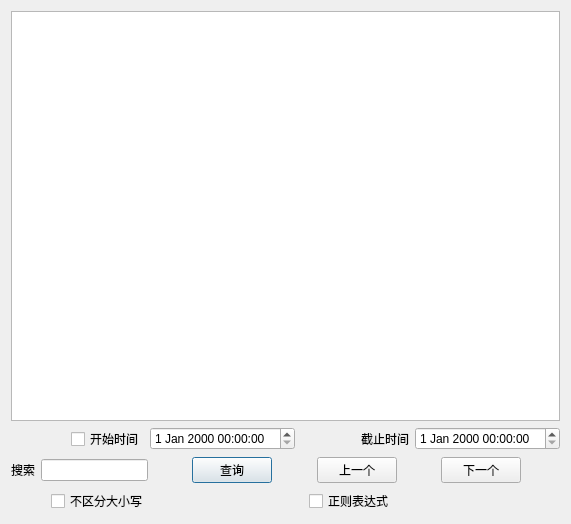
<?xml version="1.0" encoding="UTF-8"?>
<ui version="4.0">
 <class>Dialog</class>
 <widget class="QDialog" name="Dialog">
  <property name="geometry">
   <rect>
    <x>0</x>
    <y>0</y>
    <width>571</width>
    <height>524</height>
   </rect>
  </property>
  <property name="windowTitle">
   <string>日志</string>
  </property>
  <layout class="QGridLayout" name="gridLayout">
   <item row="0" column="0">
    <layout class="QVBoxLayout" name="verticalLayout_2">
     <item>
      <widget class="QTextEdit" name="log_textedit">
       <property name="readOnly">
        <bool>true</bool>
       </property>
      </widget>
     </item>
     <item>
      <layout class="QHBoxLayout" name="horizontalLayout_3">
       <item>
        <spacer name="horizontalSpacer_8">
         <property name="orientation">
          <enum>Qt::Horizontal</enum>
         </property>
         <property name="sizeHint" stdset="0">
          <size>
           <width>40</width>
           <height>20</height>
          </size>
         </property>
        </spacer>
       </item>
       <item>
        <widget class="QCheckBox" name="checkBox_datetime">
         <property name="text">
          <string>开始时间</string>
         </property>
        </widget>
       </item>
       <item>
        <widget class="QDateTimeEdit" name="dateTimeEdit_start"/>
       </item>
       <item>
        <spacer name="horizontalSpacer_3">
         <property name="orientation">
          <enum>Qt::Horizontal</enum>
         </property>
         <property name="sizeHint" stdset="0">
          <size>
           <width>40</width>
           <height>20</height>
          </size>
         </property>
        </spacer>
       </item>
       <item>
        <widget class="QLabel" name="label_end">
         <property name="text">
          <string>截止时间</string>
         </property>
        </widget>
       </item>
       <item>
        <widget class="QDateTimeEdit" name="dateTimeEdit_end"/>
       </item>
      </layout>
     </item>
     <item>
      <layout class="QVBoxLayout" name="verticalLayout">
       <item>
        <layout class="QHBoxLayout" name="horizontalLayout">
         <item>
          <widget class="QLabel" name="label_search">
           <property name="text">
            <string>搜索</string>
           </property>
          </widget>
         </item>
         <item>
          <widget class="QLineEdit" name="search_lineEdit"/>
         </item>
         <item>
          <spacer name="horizontalSpacer">
           <property name="orientation">
            <enum>Qt::Horizontal</enum>
           </property>
           <property name="sizeType">
            <enum>QSizePolicy::Preferred</enum>
           </property>
           <property name="sizeHint" stdset="0">
            <size>
             <width>40</width>
             <height>20</height>
            </size>
           </property>
          </spacer>
         </item>
         <item>
          <widget class="QPushButton" name="query_button">
           <property name="text">
            <string>查询</string>
           </property>
          </widget>
         </item>
         <item>
          <spacer name="horizontalSpacer_9">
           <property name="orientation">
            <enum>Qt::Horizontal</enum>
           </property>
           <property name="sizeHint" stdset="0">
            <size>
             <width>40</width>
             <height>20</height>
            </size>
           </property>
          </spacer>
         </item>
         <item>
          <widget class="QPushButton" name="previous_result_button">
           <property name="text">
            <string>上一个</string>
           </property>
          </widget>
         </item>
         <item>
          <spacer name="horizontalSpacer_4">
           <property name="orientation">
            <enum>Qt::Horizontal</enum>
           </property>
           <property name="sizeHint" stdset="0">
            <size>
             <width>40</width>
             <height>20</height>
            </size>
           </property>
          </spacer>
         </item>
         <item>
          <widget class="QPushButton" name="next_result_button">
           <property name="text">
            <string>下一个</string>
           </property>
          </widget>
         </item>
         <item>
          <spacer name="horizontalSpacer_2">
           <property name="orientation">
            <enum>Qt::Horizontal</enum>
           </property>
           <property name="sizeHint" stdset="0">
            <size>
             <width>40</width>
             <height>20</height>
            </size>
           </property>
          </spacer>
         </item>
        </layout>
       </item>
       <item>
        <layout class="QHBoxLayout" name="horizontalLayout_2">
         <item>
          <spacer name="horizontalSpacer_5">
           <property name="orientation">
            <enum>Qt::Horizontal</enum>
           </property>
           <property name="sizeType">
            <enum>QSizePolicy::Preferred</enum>
           </property>
           <property name="sizeHint" stdset="0">
            <size>
             <width>40</width>
             <height>20</height>
            </size>
           </property>
          </spacer>
         </item>
         <item>
          <widget class="QCheckBox" name="case_check">
           <property name="text">
            <string>不区分大小写</string>
           </property>
          </widget>
         </item>
         <item>
          <spacer name="horizontalSpacer_6">
           <property name="orientation">
            <enum>Qt::Horizontal</enum>
           </property>
           <property name="sizeType">
            <enum>QSizePolicy::Preferred</enum>
           </property>
           <property name="sizeHint" stdset="0">
            <size>
             <width>40</width>
             <height>20</height>
            </size>
           </property>
          </spacer>
         </item>
         <item>
          <widget class="QCheckBox" name="regex_check">
           <property name="text">
            <string>正则表达式</string>
           </property>
          </widget>
         </item>
         <item>
          <spacer name="horizontalSpacer_7">
           <property name="orientation">
            <enum>Qt::Horizontal</enum>
           </property>
           <property name="sizeType">
            <enum>QSizePolicy::Preferred</enum>
           </property>
           <property name="sizeHint" stdset="0">
            <size>
             <width>40</width>
             <height>20</height>
            </size>
           </property>
          </spacer>
         </item>
        </layout>
       </item>
      </layout>
     </item>
    </layout>
   </item>
  </layout>
 </widget>
 <resources/>
 <connections/>
</ui>
